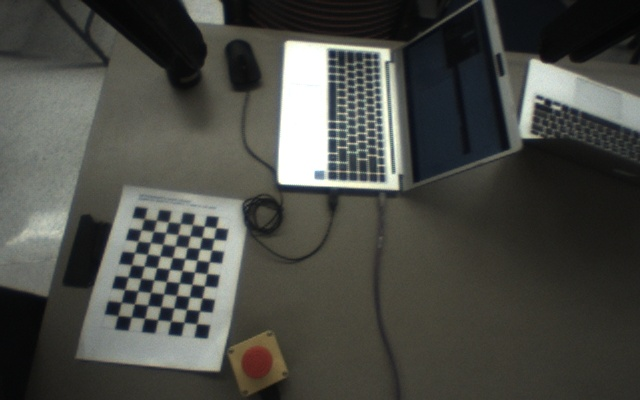
#> input picture test_cv/lib_image_seg/image3.jpg, 640 x 400 px
$ python -i ourlib_cv2.py   (imports and definitions only)   (Python 2 division)   (older library calls are emulated)
#> lines starting #> are read from the running program, lines starting #| are printed output that depends on the picture
#!/usr/bin/env python2
# -*- coding: utf-8 -*-

from PIL import Image
import cv2
import numpy as np
from lib_main import *
from random import random
import numpy
from matplotlib import pyplot as plt


# def labeled_img = color_seg(img0):
# def res_ellipse, res_rects = find_squares(labeled_img):
def calc_distance(x1,y1,x2,y2):
    return sqrt( (x1-x2)**2+(y1-y2)**2)


# [27 lines left out: functions extract_rect, extract_ellipse, rander_color, not called in this run]

def pil2cv(pil_image):
    open_cv_image = np.array(pil_image)
    # Convert RGB to BGR
    open_cv_image = open_cv_image[:, :, ::-1].copy()
    return open_cv_image

# [25 lines left out: functions cv2pil, get_labeled_image, not called in this run]

def equalize_image(img, filter_size=5):
    img_yuv = cv2.cvtColor(img, cv2.COLOR_BGR2YUV)
    img_yuv[:,:,0] = cv2.equalizeHist(img_yuv[:,:,0])
    # convert the YUV image back to RGB format
    img_output = cv2.cvtColor(img_yuv, cv2.COLOR_YUV2BGR)

    kernel = np.ones((filter_size,filter_size),np.float32)/(filter_size*filter_size)
    img_output = cv2.filter2D(img_output,-1,kernel)

    return img_output

# Segment image, return the labeled_img
def color_seg(img0,
        neighbor = 8,
        sigma = 0.5,
        K = 1000.0,
        min_size = 100):
    size = (img0.shape[1], img0.shape[0])

    img=pil2cv(img0)
    # img.show()

    try:
        neighbor = int(sys.argv[2])
        if neighbor != 4 and neighbor!= 8:
            print 'Invalid neighborhood choosed. The acceptable values are 4 or 8.'
            print 'Segmenting with 4-neighborhood...'
        sigma = float(sys.argv[1])
        K = float(sys.argv[3])
        min_size = int(sys.argv[4])
    except:
        pass

    grid = gaussian_grid(sigma)

    b,g,r = cv2.split(img)

    r = filter_image(r, grid)
    g = filter_image(g, grid)
    b = filter_image(b, grid)


    smooth = (r, g, b)
    diff = diff_rgb

    # print "before building graph"

    graph = build_graph(smooth, size[1], size[0], diff, neighbor == 8)
    forest = segment_graph(graph, size[0]*size[1], K, min_size, threshold)

    # seg_result_image = generate_image(forest, size[1], size[0])
    labeled_img = get_labeled_image(forest, size[1], size[0])

    # print 'Number of components: %d' % forest.num_sets

    return labeled_img

# input a image with multiple labels (mask s), find the squares inside them
# [136 lines left out: functions find_squares, find_square, not called in this run]


# This calls: equalize_image, color_seg, find_squares, to find all the squares(objects)
def find_all_objects(img0,
        FLAG_DRAW_SQURAE_TO_IMAGE=False,
        IMAGE_RESIZE_SCALE=0.5,
    ):

    img=img0.copy()

    # --------------------------------------------------
    img = cv2.resize(img, (0,0), fx=IMAGE_RESIZE_SCALE, fy=IMAGE_RESIZE_SCALE)

    height, width, depth = img.shape

    # pre processing
    img=equalize_image(img)

    # Segment image, and then label them
    # print "start segmenting image"
    labeled_img=color_seg(img,neighbor = 8,
        sigma = 0.5,
        K = 800.0,
        min_size = 200)


    # Find the squares(object)
    res_rects = find_squares(labeled_img)

    # draw
    if FLAG_DRAW_SQURAE_TO_IMAGE:

        n_rects=len(res_rects)
        print "Find ", n_rects, " rectangulars !"

        colored_image= rander_color(labeled_img)
        cv2.imshow("colored label image", colored_image)
        cv2.waitKey(10)

        for i in range(n_rects):

            rect=res_rects[i]
            (x, y, radius_x, radius_y, angle)=extract_rect(rect)

            color=[0,0,255]
            cv2.drawContours(img, [rect], 0, color, 2)
            print "x={%.2f}, y={%.2f}, angle={%.2f}\n"%(x, y, angle)

        cv2.imshow("img with objects marked in rects", img)
        cv2.waitKey()
        cv2.destroyAllWindows()

    # Restore the scale of the rects
    res_rects = [rect/IMAGE_RESIZE_SCALE for rect in res_rects]
    return res_rects, labeled_img

# draw the colored_image with marked rectangulars of objects
# [167 lines left out: functions find_all_objects_then_draw, refine_image_mask, find_object_in_middle, get_color_median, crop_image, create_blob_detector and 1 more, not called in this run]

>>> import cv2
>>> picture = cv2.imread('image3.jpg')
#> picture is the input picture: shape (400, 640, 3); mean B, G, R 69.7, 75.1, 74.2
>>> result = find_all_objects(picture)
#> in equalize_image, `img_yuv = cv2.cvtColor(img, cv2.COLOR_BGR2YUV)`: img_yuv: shape (200, 320, 3); mean of channels 0, 1, 2 74.3, 125.9, 128
#> in equalize_image, `img_yuv[:,:,0] = cv2.equalizeHist(img_yuv[:,:,0])`: img_yuv: shape (200, 320, 3); mean of channels 0, 1, 2 128.5, 125.9, 128
#> in equalize_image, `img_output = cv2.cvtColor(img_yuv, cv2.COLOR_YUV2BGR)`:
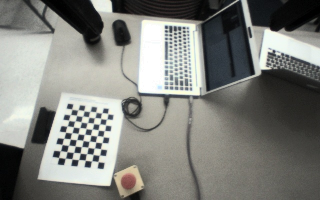
#> img_output: shape (200, 320, 3); mean B, G, R 124.3, 129.3, 128.4
#> in equalize_image, `img_output = cv2.filter2D(img_output,-1,kernel)`:
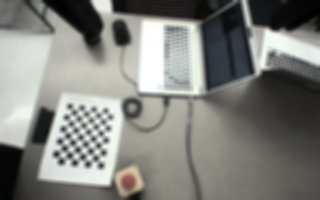
#> img_output: shape (200, 320, 3); mean B, G, R 124.3, 129.3, 128.4
#> (the run stopped early here; a loop or call above may not have finished)
